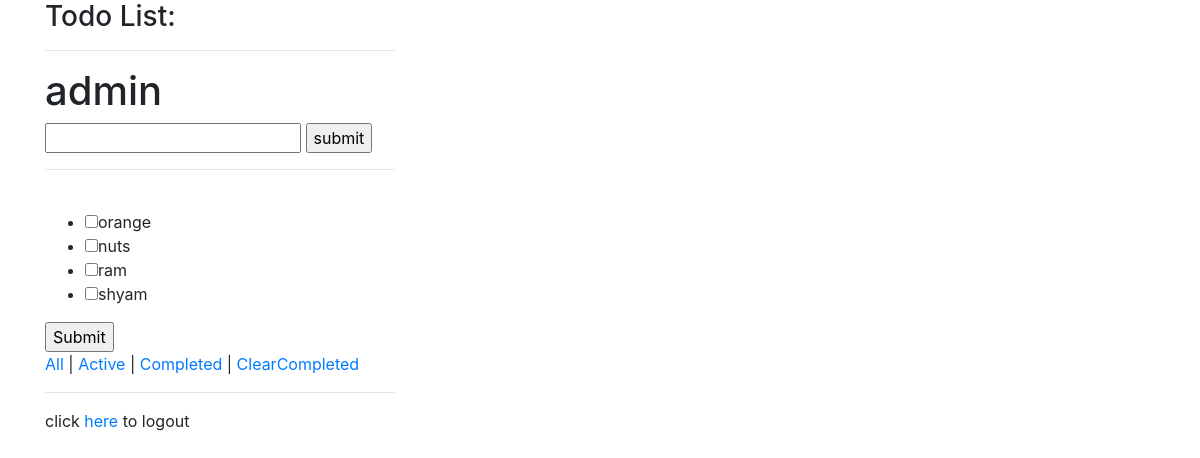
The app's page /todos/ (signed in), older data.
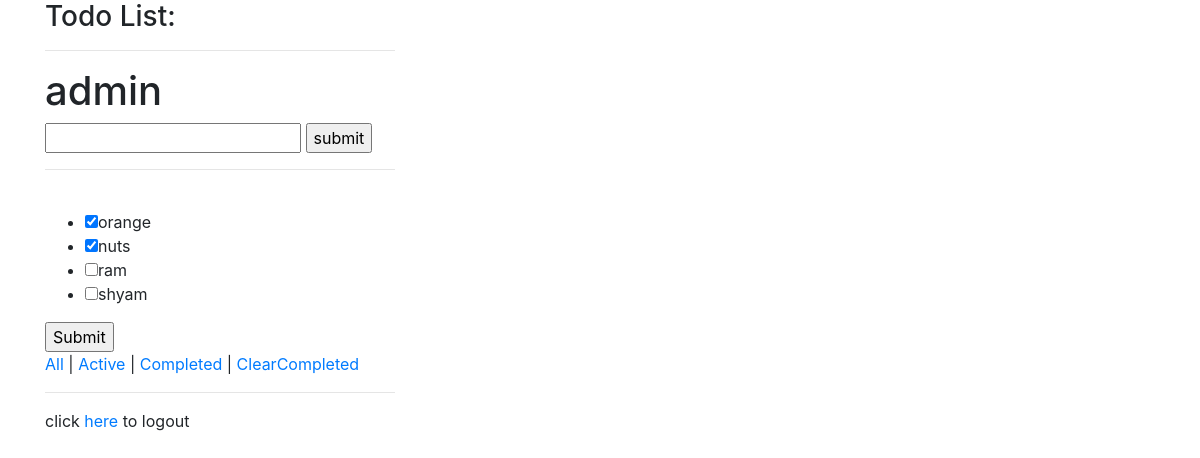
The same page, newer data.
### todos/models.py (models this page shows, shortened)
class Todo(models.Model):
    title = models.CharField(max_length=200)
    completed = models.BooleanField(null=False,default=False)
    created_at = models.DateTimeField(auto_now_add=True)

### todos/views.py (the view)
def index(request):
    todos = Todo.objects.all()
    uname = request.session.get('uname')
    context = {
        'uname':uname,
        'todos':todos
    }
    if request.method == 'POST':
        title = request.POST['title']
        todo = Todo(title=title)
        todo.save()
        return render(request,'index.html',context)
    else:
        return render(request,'index.html',context)

### todos/templates/index.html (shortened to what this page needs)
<!DOCTYPE html>
<html lang="en">
<head>
    <link rel="stylesheet" href="https://maxcdn.bootstrapcdn.com/bootstrap/4.0.0-beta/css/bootstrap.min.css">
</head>
<body>
<div class="container">
  <div class="row">
    <div class="col-sm-4">
<h3>Todo List:</h3><hr>
{% if request.user.is_authenticated %}
    <h1>{{ uname }}</h1>
<form method="post" action="{% url 'index' %}">
    <input type="text" name="title" id="title"/>
    <input type="submit" value="submit" />
</form>
<hr>
<br>
<form method="post" action="{% url 'save_state'%}">
<ul>
{% for todo in todos %}
<li>  <input type="checkbox" id="{{ todo.title }}" name="{{ todo.title }}" value="" {% if todo.completed is True %} checked = "checked" {% endif %} >{{ todo.title }}   </li>
{% endfor %}
</ul>
 <input type="submit" value="Submit">
</form>
<a href="/todos/">All </a>|
<a href="/todos/active">Active </a>|
<a href="/todos/completed">Completed </a>|
<a href="/todos/clear_completed"> ClearCompleted</a>
<hr>
click <a href="/accounts/logout/">here</a> to logout
{% endif %}
    </div></div></div>
</body>
</html>

Row changes from the older to the newer data that the page shows:
changed Todo "orange": completed "☐" → "☑"
changed Todo "nuts": completed "☐" → "☑"
